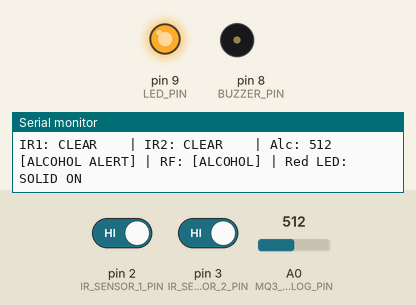
Recording of a sketch running on a simulated Arduino Uno, built with avr-gcc and run on an emulated ATmega328P. Shown: output pins drawn as LEDs (lit = HIGH), buzzer (waves = sounding, pin HIGH), the last lines printed to the serial monitor. Dashed ring = blinking. The test bench sets the inputs (shaded band); at power-on: A0 (MQ3_ANALOG_PIN) = 512, pin 2 (IR_SENSOR_1_PIN) HIGH, pin 3 (IR_SENSOR_2_PIN) HIGH. No radio packets arrive unless stated.

Above: at 2.7 s.
2.8 s: A0 (MQ3_ANALOG_PIN) set to 466
4.3 s: A0 (MQ3_ANALOG_PIN) set to 441
At 5.9 s:
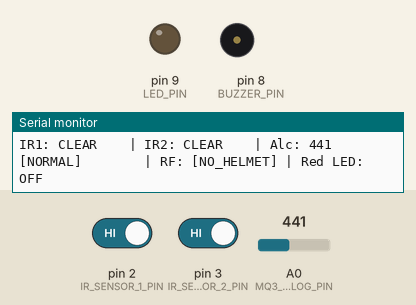
6.9 s: pin 2 (IR_SENSOR_1_PIN) driven LOW
At 7.15 s:
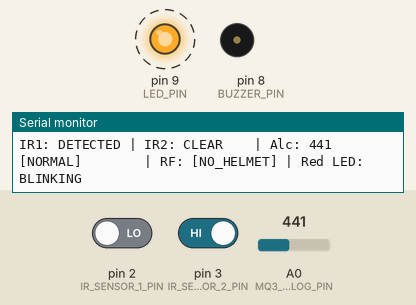
9.9 s: pin 3 (IR_SENSOR_2_PIN) driven LOW
12.9 s: A0 (MQ3_ANALOG_PIN) set to 460
At 13.9 s:
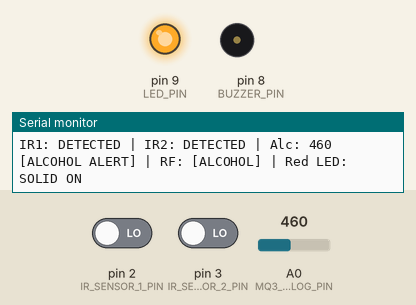
15.5 s: A0 (MQ3_ANALOG_PIN) set to 440
At 16.12 s:
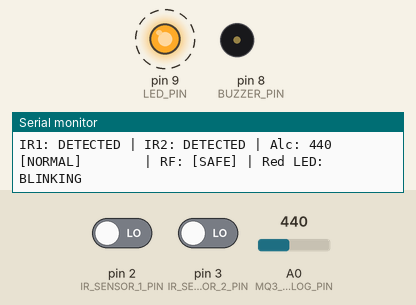
Timing chart, 0 to 19.5 s (numbered marks = the images above; inputs shaded):
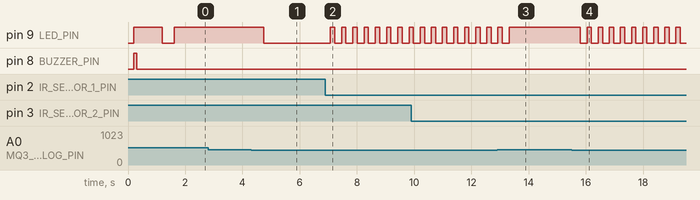

Measured:
- the behaviour switches between 450 and 449 on A0 (MQ3_ANALOG_PIN) (found by bisection; images 0 and 1)
- after the input at 4.3 s, pin 9 (LED_PIN): HIGH → LOW after 0.44 s
- after the input at 6.9 s, pin 9 (LED_PIN): alternates HIGH for 0.15 s and LOW for 0.24 s, starting after 0.18 s
- after the input at 12.9 s, pin 9 (LED_PIN): goes on until 13.3 s, then stays HIGH
- after the input at 15.5 s, pin 9 (LED_PIN): alternates HIGH for 0.15 s and LOW for 0.24 s, starting after 0.31 s

The sketch:

Blink.ino
```cpp
#include <RH_ASK.h>
#include <SPI.h>

// ========================================================
// TRANSMITTER ARDUINO (HELMET UNIT) PIN CONFIGURATION
// ========================================================
const int IR_SENSOR_1_PIN   = 2;    // IR Sensor 1 (Head)       -> Arduino D2
const int IR_SENSOR_2_PIN   = 3;    // IR Sensor 2 (Strap)      -> Arduino D3
const int BUZZER_PIN        = 8;    // Buzzer (+)               -> Arduino D8
const int LED_PIN           = 9;    // Red Indicator LED        -> Arduino D9
const int RF_TX_PIN         = 12;   // RF Transmitter DATA      -> Arduino D12
const int MQ3_ANALOG_PIN    = A0;   // MQ-3 Analog (AO)         -> Arduino A0

// Alcohol threshold: Clean air is ~250. Exceeding 450 triggers ALCOHOL alert.
const int ALCOHOL_THRESHOLD = 450;

// Initialize RadioHead ASK driver (Speed: 2000 bps, TX on Pin 12)
RH_ASK rf_driver(2000, 11, RF_TX_PIN);

void setup() {
  Serial.begin(9600);
  delay(200);

  // Configure digital I/O
  pinMode(IR_SENSOR_1_PIN, INPUT_PULLUP);
  pinMode(IR_SENSOR_2_PIN, INPUT_PULLUP);
  pinMode(LED_PIN, OUTPUT);
  pinMode(BUZZER_PIN, OUTPUT);

  // --- HARDWARE BOOT TEST ---
  // Force Red LED ON for 1 second to confirm wiring & LED polarity
  digitalWrite(LED_PIN, HIGH);
  digitalWrite(BUZZER_PIN, HIGH);
  delay(100);
  digitalWrite(BUZZER_PIN, LOW);
  delay(900);
  digitalWrite(LED_PIN, LOW);

  Serial.println("==================================================");
  Serial.println("Arduino 1 (Helmet Transmitter) Running");
  Serial.println("Pins: IR1->D2 | IR2->D3 | MQ3->A0 | Buzzer->D8 | Red LED->D9 | RF->D12");
  Serial.print("Alcohol Threshold: ");
  Serial.println(ALCOHOL_THRESHOLD);
  Serial.println("==================================================");

  // Initialize RF Transmitter
  if (!rf_driver.init()) {
    Serial.println("Warning: RF Transmitter init failed!");
  } else {
    Serial.println("RF Transmitter Initialized on Pin D12.");
  }

  Serial.println("TRANSMITTER ACTIVE. STREAMING DATA BELOW:");
  Serial.println("==================================================");
}

void loop() {
  digitalWrite(BUZZER_PIN, LOW);

  // 1. Read Dual IR Sensors & Alcohol Sensor
  int ir1State = digitalRead(IR_SENSOR_1_PIN);
  int ir2State = digitalRead(IR_SENSOR_2_PIN);
  int alcoholLevel = analogRead(MQ3_ANALOG_PIN);

  // Active-low IR detection: LOW when obstacle reflects IR
  bool ir1Detected     = (ir1State == LOW);
  bool ir2Detected     = (ir2State == LOW);
  bool helmetWorn      = (ir1Detected && ir2Detected); // Both head + strap
  bool alcoholDetected = (alcoholLevel >= ALCOHOL_THRESHOLD);

  // 2. Determine System State & Transmit via RF
  const char *rfMsg = "NO_HELMET";

  if (alcoholDetected) {
    rfMsg = "ALCOHOL";
  } else if (!helmetWorn) {
    rfMsg = "NO_HELMET";
  } else {
    rfMsg = "SAFE"; // Helmet ON, Strap ON, No Alcohol
  }

  // Transmit RF packet with 100ms safe timeout (prevents any freeze)
  rf_driver.send((uint8_t *)rfMsg, strlen(rfMsg));
  rf_driver.waitPacketSent(100);

  // 3. Serial Monitor Output
  Serial.print("IR1: ");
  Serial.print(ir1Detected ? "DETECTED " : "CLEAR    ");
  Serial.print("| IR2: ");
  Serial.print(ir2Detected ? "DETECTED " : "CLEAR    ");
  Serial.print("| Alc: ");
  if (alcoholLevel < 100) Serial.print(" ");
  if (alcoholLevel < 10)  Serial.print(" ");
  Serial.print(alcoholLevel);
  if (alcoholDetected) {
    Serial.print(" [ALCOHOL ALERT]");
  } else {
    Serial.print(" [NORMAL]       ");
  }
  Serial.print(" | RF: [");
  Serial.print(rfMsg);
  Serial.print("] | Red LED: ");

  // 4. Red LED Indication on Helmet Unit (Pin D9)
  // - Alcohol Detected: SOLID ON
  // - Helmet Worn (or either IR active): BLINKS
  // - Clear / Off: OFF
  if (alcoholDetected) {
    Serial.println("SOLID ON");
    digitalWrite(LED_PIN, HIGH);
    delay(300);
  } else if (ir1Detected || ir2Detected) {
    Serial.println("BLINKING");
    digitalWrite(LED_PIN, HIGH);
    delay(150);
    digitalWrite(LED_PIN, LOW);
    delay(150);
  } else {
    Serial.println("OFF");
    digitalWrite(LED_PIN, LOW);
    delay(300);
  }
}
```
